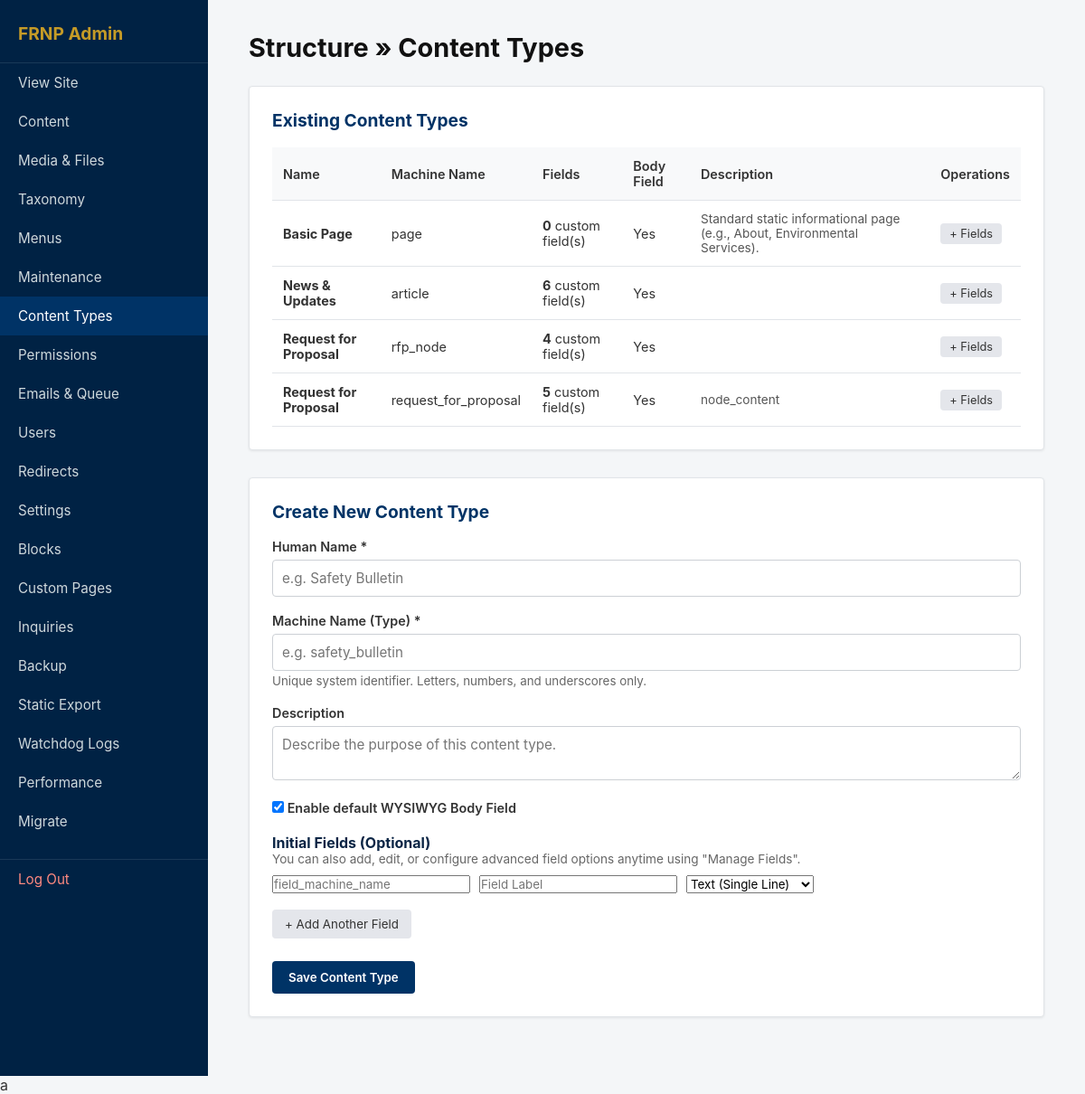
Screenshot of /admin/content_types.php (signed in) with the database file from the repository.
### tables this page shows
CREATE TABLE IF NOT EXISTS `content_types` (
    `type` VARCHAR(32) NOT NULL PRIMARY KEY,
    `name` VARCHAR(64) NOT NULL,
    `description` TEXT NULL,
    `has_body` TINYINT(1) NOT NULL DEFAULT 1,
    `url_pattern` VARCHAR(255) NULL DEFAULT '[node:title]',
    `fields_schema` LONGTEXT NULL,  
    `created_at` DATETIME NOT NULL DEFAULT CURRENT_TIMESTAMP
);

### includes/content.php (called while the page is built, shortened)
<?php
function get_content_types(): array {
    $db = get_db();
    return $db->query('SELECT * FROM content_types ORDER BY name ASC')->fetchAll();
}

### admin/content_types.php (the view, shortened to what this page needs)
<?php
require_once __DIR__ . '/../includes/content.php';
$types = get_content_types();
?>
<!DOCTYPE html>
<html>
<head>
    <link rel="stylesheet" href="/cms/assets/css/admin.css">
</head>
<body>
    <div class="admin-wrapper">
        <?php require __DIR__ . '/nav.php'; ?>
        <main class="admin-main">
            <h1>Structure &raquo; Content Types</h1>
            <section class="card">
                <h3>Existing Content Types</h3>
                <table>
                    <thead>
                        <tr><th>Name</th><th>Machine Name</th><th>Fields</th><th>Body Field</th><th>Description</th><th>Operations</th></tr>
                    </thead>
                    <tbody>
                        <?php foreach ($types as $t): ?>
                        <?php
                            $f_count = count(json_decode($t['fields_schema'] ?? '[]', true));
                        ?>
                        <tr>
                            <td><strong><?= htmlspecialchars($t['name']) ?></strong></td>
                            <td><code><?= htmlspecialchars($t['type']) ?></code></td>
                            <td><strong><?= $f_count ?></strong> custom field(s)</td>
                            <td><?= $t['has_body'] ? 'Yes' : 'No' ?></td>
                            <td style="color:#555; font-size:0.85rem;"><?= htmlspecialchars($t['description'] ?? '') ?></td>
                            <td>
                                <a href="/cms/admin/content_type_fields.php?type=<?= urlencode($t['type']) ?>" class="btn-secondary" style="font-size:0.8rem; padding: 4px 10px;">
                                    + Fields
                                </a>
                            </td>
                        </tr>
                        <?php endforeach; ?>
                    </tbody>
                </table>
            </section>
            <section class="card">
                <h3>Create New Content Type</h3>
                <form method="POST">
                    <div class="form-row">
                        <label>Human Name *</label>
                        <input type="text" name="name" required placeholder="e.g. Safety Bulletin">
                    </div>
                    <div class="form-row">
                        <label>Machine Name (Type) *</label>
                        <input type="text" name="type" required placeholder="e.g. safety_bulletin">
                        <small style="color: #666;">Unique system identifier. Letters, numbers, and underscores only.</small>
                    </div>
                    <div class="form-row">
                        <label>Description</label>
                        <textarea name="description" rows="2" placeholder="Describe the purpose of this content type."></textarea>
                    </div>
                    <div class="form-row">
                        <label><input type="checkbox" name="has_body" value="1" checked> Enable default WYSIWYG Body Field</label>
                    </div>
                    <h4 style="margin-top: 20px; color:#0b2545;">Initial Fields (Optional)</h4>
                    <p style="font-size:0.85rem; color:#666; margin-bottom:10px;">You can also add, edit, or configure advanced field options anytime using "Manage Fields".</p>
                    <div id="fields-container">
                        <div class="field-item">
                            <input type="text" name="field_name[]" placeholder="field_machine_name">
                            <input type="text" name="field_label[]" placeholder="Field Label">
                            <select name="field_type[]">
                                <option value="text">Text (Single Line)</option>
                            </select>
                        </div>
                    </div>
                    <button type="button" onclick="addFieldRow()" class="btn-secondary" style="margin-top:8px;">+ Add Another Field</button>
                    <div style="margin-top: 25px;">
                        <button type="submit" class="btn-primary">Save Content Type</button>
                    </div>
                </form>
            </section>
        </main>
    </div>
</body>
</html>a

### assets/css/admin.css (style rules this page uses)
* { box-sizing: border-box; margin: 0; padding: 0; font-family: -apple-system, BlinkMacSystemFont, "Segoe UI", Roboto, sans-serif; }
body { background: #f4f6f8; color: #333; }
.admin-wrapper { display: flex; min-height: 100vh; }
.admin-main { flex: 1; padding: 35px 45px; }
h1 { font-size: 1.8rem; margin-bottom: 25px; color: #111; }
.card { background: #fff; padding: 25px; border-radius: 4px; box-shadow: 0 1px 3px rgba(0,0,0,0.08); margin-bottom: 30px; border: 1px solid #e1e4e8; }
.card h3 { margin-bottom: 18px; font-size: 1.2rem; color: #003366; }
.form-row { margin-bottom: 18px; }
.form-row label { display: block; font-weight: 600; margin-bottom: 6px; font-size: 0.9rem; }
.form-row input[type="text"], .form-row input[type="email"], .form-row input[type="password"], .form-row input[type="date"], .form-row select, .form-row textarea { width: 100%; padding: 10px; border: 1px solid #ccd0d5; border-radius: 4px; font-size: 0.95rem; }
.btn-primary { background: #003366; color: #fff; border: none; padding: 10px 18px; border-radius: 4px; cursor: pointer; text-decoration: none; display: inline-block; font-weight: 600; }
.btn-secondary { background: #e4e6eb; color: #333; border: none; padding: 8px 14px; border-radius: 4px; cursor: pointer; text-decoration: none; display: inline-block; }
table { width: 100%; border-collapse: collapse; margin-top: 10px; }
th, td { padding: 12px; text-align: left; border-bottom: 1px solid #e1e4e8; font-size: 0.9rem; }
th { background: #f8f9fa; font-weight: 600; }
.field-item { display: flex; gap: 10px; margin-bottom: 10px; }

### rows the page displays
content_types: name "Basic Page", type "page", fields_schema "0", has_body "Yes", description "Standard static informational page (e.g., About, Environmental Services)."
content_types: name "News & Updates", type "article", fields_schema "6", has_body "Yes"
content_types: name "Request for Proposal", type "rfp_node", fields_schema "4", has_body "Yes"
content_types: name "Request for Proposal", type "request_for_proposal", fields_schema "5", has_body "Yes", description "node_content"

### other values shown
$item['title'] "Content"
$item['title'] "Media & Files"
$item['title'] "Taxonomy"
$item['title'] "Menus"
$item['title'] "Maintenance"
$item['title'] "Content Types"
$item['title'] "Permissions"
$item['title'] "Emails & Queue"
$item['title'] "Users"
$item['title'] "Redirects"
$item['title'] "Settings"
$item['title'] "Blocks"
$item['title'] "Custom Pages"
$item['title'] "Inquiries"
$item['title'] "Backup"
